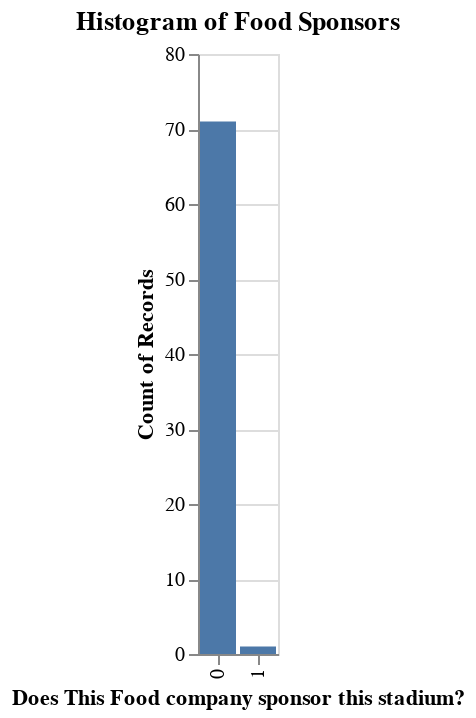

The notebook cell saved with this chart:
### Code cell
print(value_counts1[3])
(charts[3])

### Figure 1 — Vega-Lite specification as saved in the notebook (floating-point values rounded to 4 significant figures)
{"config": {"view": {"continuousWidth": 300, "continuousHeight": 300}}, "data": {"name": "data-57a0a9befa761ae2eed11dfa8fd699cd"}, "mark": {"type": "bar"}, "encoding": {"x": {"field": "category", "title": "Does This Food company sponsor this stadium?", "type": "nominal"}, "y": {"field": "count", "title": "Count of Records", "type": "quantitative"}}, "title": "Histogram of Food Sponsors", "$schema": "https://vega.github.io/schema/vega-lite/v5.20.1.json", "datasets": {"data-57a0a9befa761ae2eed11dfa8fd699cd": [{"category": 0, "count": 71}, {"category": 1, "count": 1}]}}
